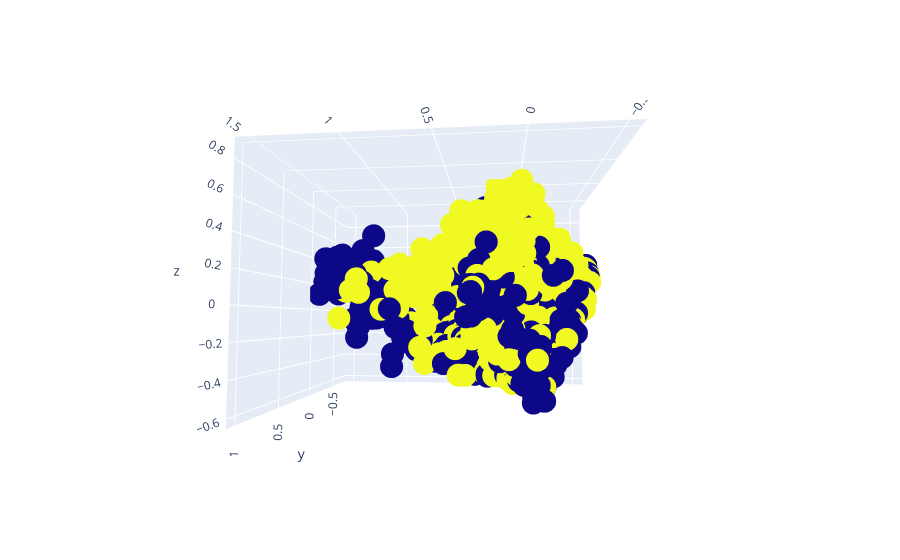

Here is the notebook cell this chart was saved with:
### Code cell
chosen = ["energy", "liveness", "tempo", "valence", "loudness", "speechiness", "acousticness", "danceability", "instrumentalness"]
text1 = data_frame["artist"] + " - " + data_frame["song_title"]
text2 = text1.values

# X = data_frame.drop(droppable, axis=1).values
X = data_frame[chosen].values
y = data_frame["target"].values

min_max_scaler = MinMaxScaler()
X = min_max_scaler.fit_transform(X)

pca = PCA(n_components=3)
pca.fit(X)

X = pca.transform(X)

import plotly.offline as py
py.init_notebook_mode(connected=True)
import plotly.graph_objs as go
import plotly.tools as tls

trace = go.Scatter3d(
    x=X[:,0],
    y=X[:,1],
    z=X[:,2],
    text=text2,
    mode="markers",
    marker=dict(
        size=8,
        color=y
    )
)

fig = go.Figure(data=[trace])
py.iplot(fig)

#We can see clearly in here which are liked or not liked. Yellows are target = 1 means liked songs.  
#for 3D visualization there must be some conda installment

### Figure 1 — Plotly figure (JSON) as saved in the notebook; plotly's stock layout.template omitted (floating-point values rounded to 4 significant figures; data arrays with more than 128 entries replaced by an {"elided": "..."} marker saying what was removed)
{"data": [{"marker": {"color": {"elided": "2017 int values"}, "size": 8}, "mode": "markers", "text": {"elided": "2017 str values"}, "type": "scatter3d", "x": {"elided": "2017 float values"}, "y": {"elided": "2017 float values"}, "z": {"elided": "2017 float values"}}], "layout": {"autosize": true, "scene": {"aspectmode": "auto", "aspectratio": {"x": 1.163, "y": 1.02, "z": 0.843}, "camera": {"center": {"x": 0, "y": 0, "z": 0}, "eye": {"x": -0.1799, "y": 1.751, "z": -0.1144}, "projection": {"type": "perspective"}, "up": {"x": 0, "y": 0, "z": 1}}}}}
